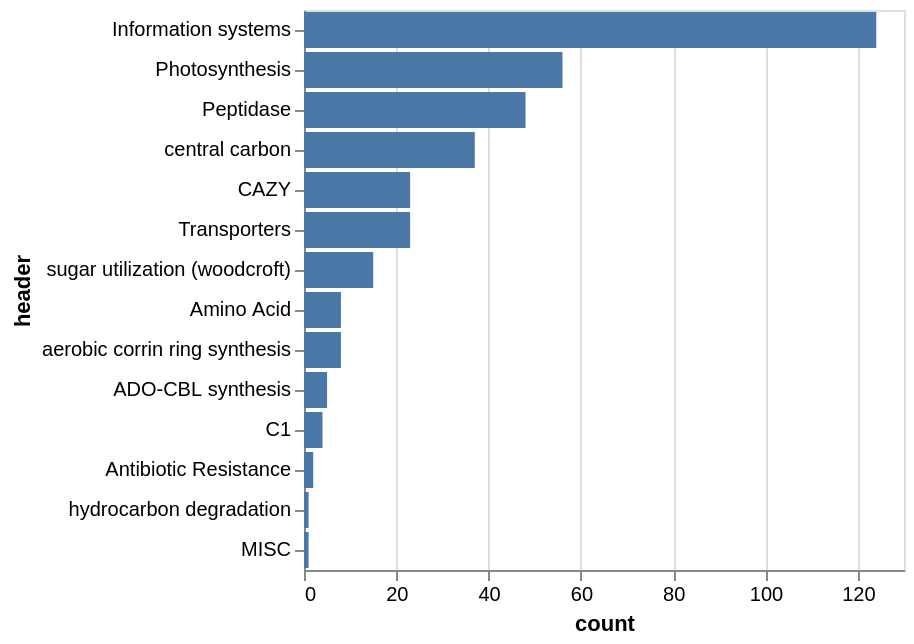

The notebook cell saved with this chart:
### Code cell
import altair as alt

maraba_count = maraba_count.reset_index()
maraba_count = maraba_count.sort_values(by='count',ascending=False)
maraba_count.to_csv('/MP_Data/Dados_David/viral_analysis/post_processing/article_scripts/data_analysis/03_annotation/processed_tables/maraba_amg_cat.tsv',sep='\t')

mar_chart = alt.Chart(maraba_count).mark_bar().encode(
    alt.X('count:Q'),
    alt.Y('header:N', sort='-x'),
)
mar_chart

### Figure 1 — Vega-Lite specification as saved in the notebook (floating-point values rounded to 4 significant figures)
{"config": {"view": {"continuousWidth": 300, "continuousHeight": 300}}, "data": {"name": "data-3c120204a35113944eb87103e6c9da61"}, "mark": {"type": "bar"}, "encoding": {"x": {"field": "count", "type": "quantitative"}, "y": {"field": "header", "sort": "-x", "type": "nominal"}}, "$schema": "https://vega.github.io/schema/vega-lite/v6.1.0.json", "datasets": {"data-3c120204a35113944eb87103e6c9da61": [{"header": "Information systems", "count": 124}, {"header": "Photosynthesis", "count": 56}, {"header": "Peptidase", "count": 48}, {"header": "central carbon", "count": 37}, {"header": "CAZY", "count": 23}, {"header": "Transporters", "count": 23}, {"header": "sugar utilization (woodcroft)", "count": 15}, {"header": "Amino Acid", "count": 8}, {"header": "aerobic corrin ring synthesis", "count": 8}, {"header": "ADO-CBL synthesis", "count": 5}, {"header": "C1", "count": 4}, {"header": "Antibiotic Resistance", "count": 2}, {"header": "hydrocarbon degradation", "count": 1}, {"header": "MISC", "count": 1}]}}
